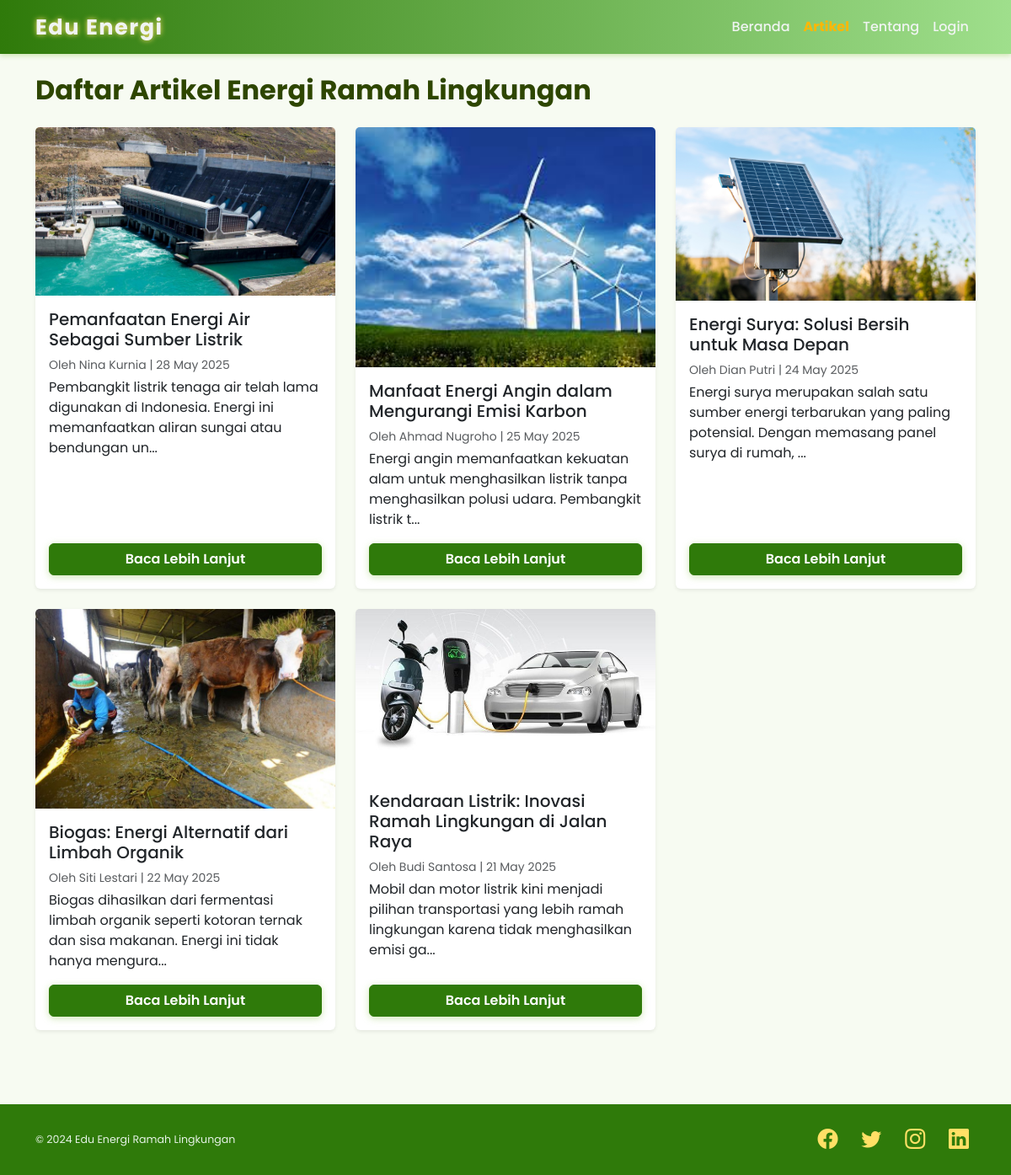
The app's page /articles.php with its own data.
### tables this page shows
CREATE TABLE `articles` (
  `id` int(11) NOT NULL,
  `title` varchar(255) NOT NULL,
  `author` varchar(100) NOT NULL,
  `content` text NOT NULL,
  `image` varchar(255) DEFAULT NULL,
  `created_at` datetime NOT NULL DEFAULT current_timestamp()
);

### inc/functions.php (called while the page is built, shortened)
<?php
function get_articles($conn) {
    $sql = "SELECT id, title, author, content, image, created_at FROM articles ORDER BY created_at DESC";
    $result = $conn->query($sql);
    $articles = [];
    if ($result) {
        while($row = $result->fetch_assoc()) {
            $articles[] = $row;
        }
    }
    return $articles;
}
?>

### articles.php (the view)
<?php
include 'inc/header.php';
require_once 'inc/functions.php';
$articles = get_articles($conn);
?>
<h2 class="mb-4 fw-bold">Daftar Artikel Energi Ramah Lingkungan</h2>
<?php if(empty($articles)): ?>
  <p>Tidak ada artikel yang tersedia saat ini.</p>
<?php else: ?>
  <div class="row row-cols-1 row-cols-md-3 g-4">
    <?php foreach($articles as $article):
      $img_src = $article['image'] ? 'uploads/' . htmlspecialchars($article['image']) : 'https://source.unsplash.com/400x250/?solar,wind,water,nature,energy';
      $excerpt = substr(strip_tags($article['content'] ?? ''), 0, 120);
      if(strlen($article['content']) > 120) $excerpt .= '...';
    ?>
      <div class="col">
        <div class="card h-100 shadow-sm border-0">
          <img src="<?php echo $img_src; ?>" class="card-img-top" alt="thumbnail" loading="lazy" />
          <div class="card-body d-flex flex-column">
            <h5 class="card-title"><?php echo htmlspecialchars($article['title']); ?></h5>
            <p class="text-muted small mb-1">Oleh <?php echo htmlspecialchars($article['author']); ?> | <?php echo date('d M Y', strtotime($article['created_at'])); ?></p>
            <p class="card-text flex-grow-1"><?php echo htmlspecialchars($excerpt); ?></p>
            <a href="article_detail.php?id=<?php echo $article['id']; ?>" class="btn btn-primary mt-auto">Baca Lebih Lanjut</a>
          </div>
        </div>
      </div>
    <?php endforeach; ?>
  </div>
<?php endif; ?>
<?php
include 'inc/footer.php';
?>

### inc/header.php (shortened to what this page needs)
<?php
function current_page() {
    return basename($_SERVER['SCRIPT_NAME']);
}
?>
<!DOCTYPE html>
<html lang="id">
<head>
  <link href="https://cdn.jsdelivr.net/npm/bootstrap@5.3.0/dist/css/bootstrap.min.css" rel="stylesheet" />
  <link href="https://cdn.jsdelivr.net/npm/bootstrap-icons@1.10.5/font/bootstrap-icons.css" rel="stylesheet" />
</head>
<body>
<nav class="navbar navbar-expand-lg sticky-top">
  <div class="container">
    <a class="navbar-brand" href="index.php"><i class="bi bi-leaf-fill"></i> Edu Energi</a>
    <div class="collapse navbar-collapse" id="navbarResponsive">
      <ul class="navbar-nav ms-auto">
        <li class="nav-item">
          <a class="nav-link <?php if(current_page()=='index.php') echo 'active'; ?>" href="/edu-energy/index.php">Beranda</a>
        </li>
        <li class="nav-item">
          <a class="nav-link <?php if(current_page()=='articles.php') echo 'active'; ?>" href="/edu-energy/articles.php">Artikel</a>
        </li>
        <li class="nav-item">
          <a class="nav-link <?php if(current_page()=='about.php') echo 'active'; ?>" href="/edu-energy/about.php">Tentang</a>
        </li>
        <?php if (isset($_SESSION['admin_logged_in']) && $_SESSION['admin_logged_in'] === true): ?>
                            <li class="nav-item">
                                <a class="nav-link <?php echo $currentPage === 'admin' ? 'active fw-bold' : ''; ?>" href="/edu-energy/admin/dashboard.php">Admin</a>
                            </li>
          <li class="nav-item">
            <a class="nav-link" href="admin/logout.php">Logout</a>
          </li>
        <?php elseif (isset($_SESSION['user_logged_in']) && $_SESSION['user_logged_in'] === true): ?>
          <li class="nav-item">
            <a class="nav-link" href="admin/logout.php">Logout</a>
          </li>
        <?php else: ?>
          <li class="nav-item">
            <a class="nav-link <?php if(current_page()=='login.php' || current_page()=='register.php') echo 'active'; ?>" href="admin/login.php">Login</a>
          </li>
        <?php endif; ?>
      </ul>
    </div>
  </div>
</nav>
<main class="container py-4">

### inc/footer.php (shortened to what this page needs)
</main>
  <footer class="footer">
    <div class="container d-flex flex-column flex-md-row justify-content-between align-items-center">
      <div>
        <small>© 2024 Edu Energi Ramah Lingkungan</small>
      </div>
      <div class="mt-3 mt-md-0">
        <a href="#" class="me-3 text-decoration-none" aria-label="Facebook"><i class="bi bi-facebook fs-4"></i></a>
        <a href="#" class="me-3 text-decoration-none" aria-label="Twitter"><i class="bi bi-twitter fs-4"></i></a>
        <a href="#" class="me-3 text-decoration-none" aria-label="Instagram"><i class="bi bi-instagram fs-4"></i></a>
        <a href="#" class="text-decoration-none" aria-label="Linkedin"><i class="bi bi-linkedin fs-4"></i></a>
      </div>
    </div>
  </footer>
</body>
</html>

### inc/header.php (style rules this page uses)
:root { --green-primary: #2f7a0a; --green-light: #9fdf8c; --yellow-primary: #ffe066; --yellow-dark: #ffb703; --text-dark: #2e4600; --bg-light: #f7fbf2; --shadow-color: rgba(139, 195, 74, 0.4); }
body { font-family: 'Poppins', sans-serif; background: var(--bg-light); color: var(--text-dark); scroll-behavior: smooth; }
nav.navbar { background: linear-gradient(90deg, var(--green-primary), var(--green-light)); box-shadow: 0 2px 6px var(--shadow-color); font-weight: 500; }
nav.navbar a.nav-link { color: #f0f4f2; transition: color 0.3s ease; }
nav.navbar a.nav-link:hover, nav.navbar a.nav-link.active { color: var(--yellow-dark); font-weight: 700; }
nav.navbar .navbar-brand { font-weight: 700; font-size: 1.6rem; color: #f0f4f2; letter-spacing: 1.5px; text-shadow: 0 0 6px var(--yellow-primary); }
footer.footer { background: var(--green-primary); color: #e6f2e6; padding: 1.5rem 0; font-size: 0.9rem; text-align: center; }
footer.footer a { color: var(--yellow-primary); margin: 0 0.5rem; transition: color 0.3s ease; }
.btn-primary { background: var(--green-primary); border-color: var(--green-primary); font-weight: 600; box-shadow: 0 2px 8px var(--shadow-color); transition: background 0.3s ease; }
main.container { margin-bottom: 4rem; }

### records on screen
articles: image (picture), title "Pemanfaatan Energi Air Sebagai Sumber Listrik", author "Nina Kurnia", created_at "28 May 2025", content "Pembangkit listrik tenaga air telah lama digunakan di Indonesia. Energi ini memanfaatkan aliran sungai atau bendungan un..."
articles: image (picture), title "Manfaat Energi Angin dalam Mengurangi Emisi Karbon", author "Ahmad Nugroho", created_at "25 May 2025", content "Energi angin memanfaatkan kekuatan alam untuk menghasilkan listrik tanpa menghasilkan polusi udara. Pembangkit listrik t..."
articles: image (picture), title "Energi Surya: Solusi Bersih untuk Masa Depan", author "Dian Putri", created_at "24 May 2025", content "Energi surya merupakan salah satu sumber energi terbarukan yang paling potensial. Dengan memasang panel surya di rumah, ..."
articles: image (picture), title "Biogas: Energi Alternatif dari Limbah Organik", author "Siti Lestari", created_at "22 May 2025", content "Biogas dihasilkan dari fermentasi limbah organik seperti kotoran ternak dan sisa makanan. Energi ini tidak hanya mengura..."
articles: image (picture), title "Kendaraan Listrik: Inovasi Ramah Lingkungan di Jalan Raya", author "Budi Santosa", created_at "21 May 2025", content "Mobil dan motor listrik kini menjadi pilihan transportasi yang lebih ramah lingkungan karena tidak menghasilkan emisi ga..."
